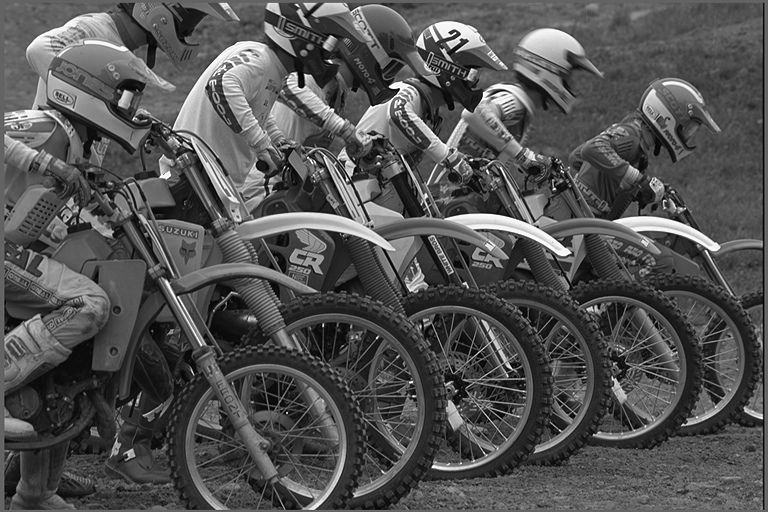
#> input picture Lab2/img04g.tif, 768 x 512 px
$ jupyter execute Lab2Q1.ipynb   (shell and % lines are left out)
#> lines starting #> are read from the running program, lines starting #| are printed output that depends on the picture
[cell 1]

#!/usr/bin/env python3
# -*- coding: utf-8 -*-
"""
Created on Sun Jan 24 18:54:16 2021

@author: Wenrui Li
@modifier: Jack Girard
"""

import numpy as np                 # Numpy is a library support computation of large, multi-dimensional arrays and matrices.
from PIL import Image              # Python Imaging Library (abbreviated as PIL) is a free and open-source additional library for the Python programming language that adds support for opening, manipulating, and saving many different image file formats.
import matplotlib.pyplot as plt    # Matplotlib is a plotting library for the Python programming language.

# Read in a gray scale TIFF image.
im = Image.open('img04g.tif')
#> im is the input picture: PIL image 768x512 L; min 0, max 255, mean 82.6
print('Read img04.tif.')
print('Image size: ', im.size)
#| Image size:  (768, 512)

# Display image object by PIL.
#im.show(title='image')

# Import Image Data into Numpy array.
# The matrix x contains a 2-D array of 8-bit gray scale values.
x = np.array(im)
print('Data type: ', x.dtype)
#| Data type:  uint8

# Display numpy array by matplotlib.
plt.imshow(x, cmap=plt.cm.gray)
plt.title('Image')

# Set colorbar location. [left, bottom, width, height].
cax =plt.axes([0.9, 0.15, 0.04, 0.7])
plt.colorbar(cax=cax)
plt.show()
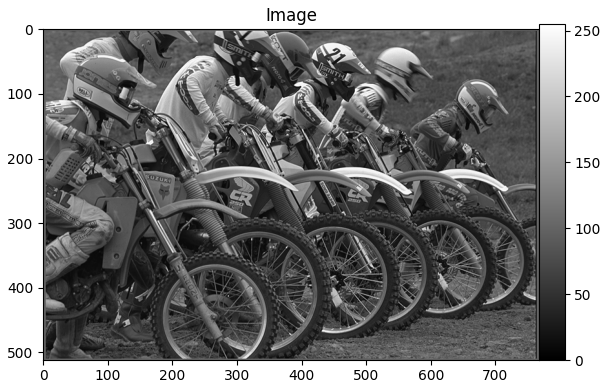
#> figure drawn by matplotlib, 2 panels

x = np.double(x)/255.0

numCols = len(x[0])
#> numCols = 768
numRows = len(x)
#> numRows = 512

#print(x, numCols, numRows)

[cell 2]
def BetterSpecAnal(x):
    # define window size
    N = 64
    # create hamming window
    W = np.outer(np.hamming(N), np.hamming(N))
    # calculate center of image in x and y directions
    cenx = len(x[0])/2
#> cenx = 384
    ceny = len(x)/2
#> ceny = 256
    # initialize empty matrix to store summation
    shape = (N,N)
    val = 0
    dt = x.dtype
    Zsum = np.empty(shape,dtype=dt)
    Zsum.fill(val)
#> Zsum: shape (64, 64) float64; every value is 0
    # define index set for i and j variables
    I = [-2, -1, 0, 1, 2]
    J = [-2, -1, 0, 1, 2]
    # nested for loop for each i and j index:
    for i in I:
        for j in J:
            # create new matrix y based on new window location
            y = x[int(cenx + (i-1)*N):int(cenx + i*N),\
                  int(ceny + (j-1)*N):int(ceny + j*N)]
            # multiply new window by Hamming window, store as z
            z = y*W
            # compute squared DFT magnitude
            Z = (1/N**2)*np.abs(np.fft.fft2(z))**2
            # use fftshift to move zero frequencies to center of plot
            Z = np.fft.fftshift(Z)
            # take the log of Z matrix
            Z = np.log(Z)
            # add current Z matrix to summation matrix
            Zsum += Z
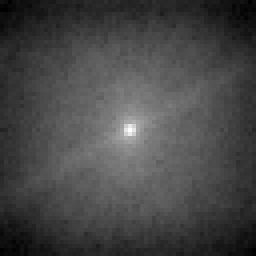
#> Zsum: shape (64, 64) float64 (shown 4 times larger); min -347.8, max 78.81, mean -229.3; drawn with min black and max white
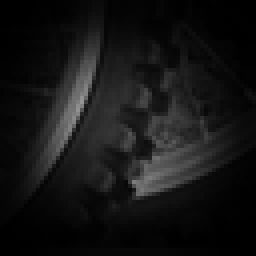
#> z: shape (64, 64) float64 (shown 4 times larger); min 0.000183, max 0.591, mean 0.0823
    # once looping is completed, divide summation matrix by 25 to get the average
    Zavg = (1/25)*Zsum
    return Zavg

[cell 3]
Zbetter = BetterSpecAnal(x)

# # is this notmalizing the x matrix? why? yields value between 0 and 1?
# x = np.double(x)/255.0

# # what are these values???
# i = 99
# j = 99
# # window size?
N = 64

# # why assign z to partial indices of x??
# z = x[i:N+i, j:N+j]

# # i assume fft is fast forward fourier transform?
# # Compute the power spectrum for the NxN region.
# Z = (1/N**2)*np.abs(np.fft.fft2(z))**2

# # Use fftshift to move the zero frequencies to the center of the plot.
# Z = np.fft.fftshift(Z)

# # Compute the logarithm of the Power Spectrum.
# Zabs = np.log(Z)
# # this confirms that matrix size doesn't change, still a NxN, makes sense
# #print(len(Zabs), len(Zabs[0]))

# Plot the result using a 3-D mesh plot and label the x and y axises properly.
fig = plt.figure()
ax = fig.add_subplot(111, projection='3d')
a = b = np.linspace(-np.pi, np.pi, num = N)
X, Y = np.meshgrid(a, b)

surf = ax.plot_surface(X, Y, Zbetter, cmap=plt.cm.coolwarm)
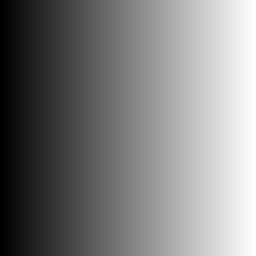
#> X: shape (64, 64) float64 (shown 4 times larger); min -3.14, max 3.14, mean 1.67e-16; drawn with min black and max white

ax.set_xlabel('$\mu$ axis')
ax.set_ylabel('$\\nu$ axis')
#ax.set_zlabel('Z Label')

fig.colorbar(surf, shrink=0.5, aspect=5, pad = 0.1)

import io
# Save the image in memory in PNG format
png1 = io.BytesIO()
fig.savefig(png1, format="png")
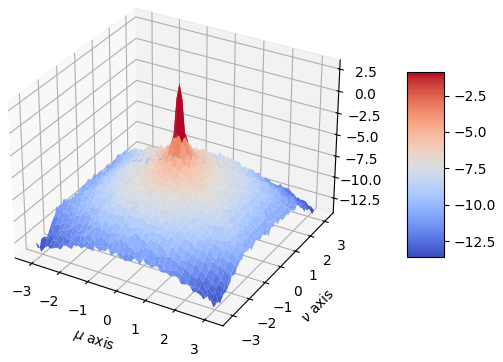
#> figure drawn by matplotlib, 2 panels

# Load this image into PIL
img_out = Image.open(png1)
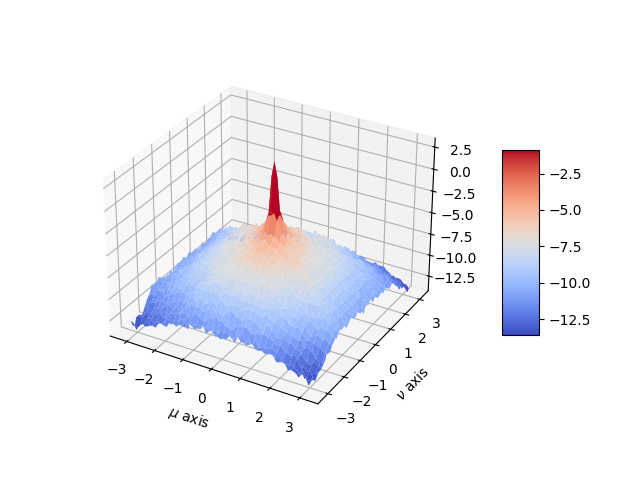
#> img_out: PIL image 640x480 RGBA; mean R, G, B, A 242, 242.2, 246.1, 255

# Save as TIFF
img_out.save("L2Q1Better.tif")
png1.close()

plt.show()
